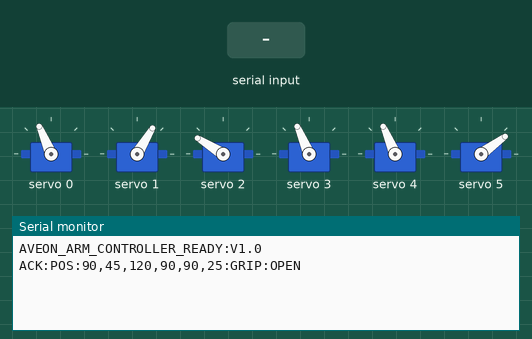
Simulated run of this sketch. Board: Arduino Uno, built with avr-gcc and run on an emulated ATmega328P. Parts: 6 × servo, the last lines printed to the serial monitor. The test bench sets the inputs (shaded band).

Above: at 1.6 s.
1.7 s: "<STOP,1>" received over Serial
At 2.4 s:
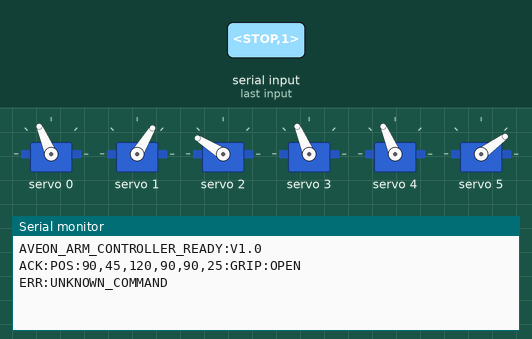
3.2 s: "<STOP>" received over Serial
At 4.3 s:
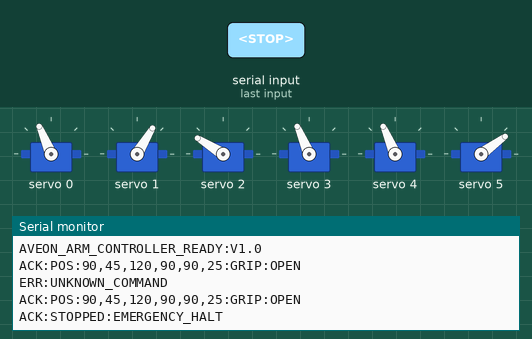
4.7 s: "<CMD,>" received over Serial
At 4.91 s:
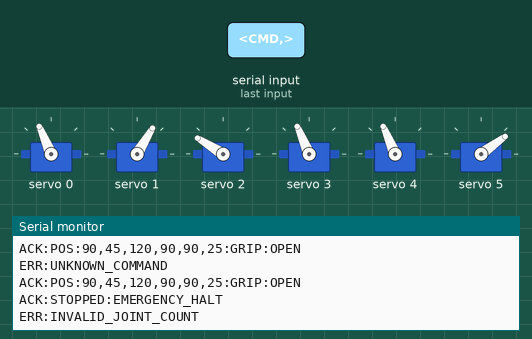

Measured:
- after the input at 1.7 s, the serial monitor: prints a new line at once (image 1)
- after the input at 3.2 s, the serial monitor: prints a new line at once (image 2)
- after the input at 4.7 s, the serial monitor: prints a new line at once (image 3)

The sketch:

arduino_arm_controller.ino
```cpp
/*
 * ==============================================================================
 * AVEON - Robotic Arm Firmware (Arduino Uno R3)
 * Target: Arduino Uno R3 / Nano (ATmega328P @ 16MHz)
 * Baud Rate: 115200 baud
 * Actuators: 6-DOF (J1: MG90 Base, J2: MG90 Shoulder, J3: MG90 Elbow,
 *                   J4: SG90 Wrist Pitch, J5: SG90 Wrist Roll, J6: SG90 Gripper)
 * Drivers Supported:
 *   1) PCA9685 16-Channel 12-bit PWM Driver over I2C (Address 0x40)
 *   2) Direct Arduino PWM Pins / Sensor Shield V4
 * ==============================================================================
 */

#include <Arduino.h>
#include <Wire.h>

// Set to 1 to use PCA9685 I2C PWM Driver (Recommended)
// Set to 0 to use Direct Arduino Servo Library on PWM pins (3, 5, 6, 9, 10, 11)
#define USE_PCA9685 1

#if USE_PCA9685
  #include <Adafruit_PWMServoDriver.h>
  Adafruit_PWMServoDriver pwm = Adafruit_PWMServoDriver(0x40);
  #define SERVOMIN  125 // 0 degrees (pulse length in ticks at 50Hz)
  #define SERVOMAX  575 // 180 degrees (pulse length in ticks at 50Hz)
#else
  #include <Servo.h>
  Servo servos[6];
  const int SERVO_PINS[6] = {3, 5, 6, 9, 10, 11};
#endif

// Mechanical Safety Limits (Degrees)
const float JOINT_MIN[6] = {  0.0,  15.0,   0.0,   0.0,   0.0,  20.0};
const float JOINT_MAX[6] = {180.0, 165.0, 180.0, 180.0, 180.0, 110.0};

// Home Pose (Degrees)
const float HOME_POSE[6] = {90.0, 45.0, 120.0, 90.0, 90.0, 25.0};

// Kinematic State
float currentAngles[6] = {90.0, 45.0, 120.0, 90.0, 90.0, 25.0};
float startAngles[6]   = {90.0, 45.0, 120.0, 90.0, 90.0, 25.0};
float targetAngles[6]  = {90.0, 45.0, 120.0, 90.0, 90.0, 25.0};

// Gripper state: 0 = Closed (100°), 1 = Open (25°)
bool gripperOpen = true;

// Trajectory Interpolation Engine
bool isMoving = false;
unsigned long moveStartTime = 0;
unsigned long moveDurationMs = 1200; // default duration per movement segment

// Serial Packet Parsing Buffer
const int BUFFER_SIZE = 64;
char rxBuffer[BUFFER_SIZE];
int rxIndex = 0;
bool packetReady = false;

// Convert degrees (0-180) to PCA9685 PWM pulse ticks
int angleToPulse(float angle) {
  angle = constrain(angle, 0.0, 180.0);
  return map((int)(angle * 10), 0, 1800, SERVOMIN, SERVOMAX);
}

// Low-level hardware output
void writeServoAngle(int jointIndex, float angle) {
  angle = constrain(angle, JOINT_MIN[jointIndex], JOINT_MAX[jointIndex]);

#if USE_PCA9685
  pwm.setPWM(jointIndex, 0, angleToPulse(angle));
#else
  servos[jointIndex].write((int)round(angle));
#endif
}

// Emergency stop: detach / stop PWM immediately
void emergencyStopAll() {
  isMoving = false;
#if USE_PCA9685
  for (int i = 0; i < 6; i++) {
    pwm.setPWM(i, 0, 0); // 0 duty cycle detaches servo
  }
#else
  for (int i = 0; i < 6; i++) {
    if (servos[i].attached()) {
      servos[i].detach();
    }
  }
#endif
  Serial.println(F("ACK:STOPPED:EMERGENCY_HALT"));
}

// Re-attach / energize servos
void reattachServos() {
#if USE_PCA9685
  for (int i = 0; i < 6; i++) {
    writeServoAngle(i, currentAngles[i]);
  }
#else
  for (int i = 0; i < 6; i++) {
    if (!servos[i].attached()) {
      servos[i].attach(SERVO_PINS[i]);
    }
    writeServoAngle(i, currentAngles[i]);
  }
#endif
}

// Send Deterministic Telemetry Packet
void sendTelemetryAck() {
  Serial.print(F("ACK:POS:"));
  for (int i = 0; i < 6; i++) {
    Serial.print((int)round(currentAngles[i]));
    if (i < 5) Serial.print(F(","));
  }
  Serial.print(F(":GRIP:"));
  Serial.println(gripperOpen ? F("OPEN") : F("CLOSED"));
}

// Initiate smooth interpolated motion
void startMoveTo(float j1, float j2, float j3, float j4, float j5, float j6, unsigned long durationMs = 1000) {
  reattachServos();
  for (int i = 0; i < 6; i++) {
    startAngles[i] = currentAngles[i];
  }
  targetAngles[0] = constrain(j1, JOINT_MIN[0], JOINT_MAX[0]);
  targetAngles[1] = constrain(j2, JOINT_MIN[1], JOINT_MAX[1]);
  targetAngles[2] = constrain(j3, JOINT_MIN[2], JOINT_MAX[2]);
  targetAngles[3] = constrain(j4, JOINT_MIN[3], JOINT_MAX[3]);
  targetAngles[4] = constrain(j5, JOINT_MIN[4], JOINT_MAX[4]);
  targetAngles[5] = constrain(j6, JOINT_MIN[5], JOINT_MAX[5]);

  moveStartTime = millis();
  moveDurationMs = max(durationMs, 100UL);
  isMoving = true;
}

// Parse deterministic ASCII protocol frame: <CMD,J1,J2,J3,J4,J5,J6>, <HOME>, <GRIP,OPEN>, <STOP>
void parseCommandPacket(char* packet) {
  // Remove leading '<' and trailing '>'
  if (packet[0] == '<') packet++;
  int len = strlen(packet);
  if (len > 0 && packet[len - 1] == '>') {
    packet[len - 1] = '\0';
  }

  // 1. EMERGENCY STOP
  if (strcmp(packet, "STOP") == 0) {
    emergencyStopAll();
    return;
  }

  // 2. RETURN HOME
  if (strcmp(packet, "HOME") == 0) {
    gripperOpen = true;
    startMoveTo(HOME_POSE[0], HOME_POSE[1], HOME_POSE[2], HOME_POSE[3], HOME_POSE[4], HOME_POSE[5], 1200);
    sendTelemetryAck();
    return;
  }

  // 3. GRIPPER CONTROL
  if (strncmp(packet, "GRIP,", 5) == 0) {
    char* arg = packet + 5;
    if (strcmp(arg, "OPEN") == 0) {
      gripperOpen = true;
      startMoveTo(currentAngles[0], currentAngles[1], currentAngles[2], currentAngles[3], currentAngles[4], 25.0, 500);
    } else if (strcmp(arg, "CLOSE") == 0) {
      gripperOpen = false;
      startMoveTo(currentAngles[0], currentAngles[1], currentAngles[2], currentAngles[3], currentAngles[4], 95.0, 500);
    }
    sendTelemetryAck();
    return;
  }

  // 4. COORDINATE MOVE: CMD,j1,j2,j3,j4,j5,j6
  if (strncmp(packet, "CMD,", 4) == 0) {
    char* token = strtok(packet + 4, ",");
    float parsedJoints[6];
    int count = 0;
    while (token != NULL && count < 6) {
      parsedJoints[count++] = atof(token);
      token = strtok(NULL, ",");
    }

    if (count == 6) {
      startMoveTo(parsedJoints[0], parsedJoints[1], parsedJoints[2],
                  parsedJoints[3], parsedJoints[4], parsedJoints[5], 1000);
      sendTelemetryAck();
    } else {
      Serial.println(F("ERR:INVALID_JOINT_COUNT"));
    }
    return;
  }

  Serial.println(F("ERR:UNKNOWN_COMMAND"));
}

void setup() {
  Serial.begin(115200);
  while (!Serial && millis() < 2000); // Allow USB connection

#if USE_PCA9685
  Wire.begin();
  pwm.begin();
  pwm.setOscillatorFrequency(27000000);
  pwm.setPWMFreq(50); // Standard analog/digital servo 50Hz update rate
  Wire.setClock(400000); // Fast 400kHz I2C bus
#else
  for (int i = 0; i < 6; i++) {
    servos[i].attach(SERVO_PINS[i]);
  }
#endif

  // Move directly to Home pose at startup
  for (int i = 0; i < 6; i++) {
    currentAngles[i] = HOME_POSE[i];
    writeServoAngle(i, currentAngles[i]);
  }

  delay(400);
  Serial.println(F("AVEON_ARM_CONTROLLER_READY:V1.0"));
  sendTelemetryAck();
}

void loop() {
  // 1. Non-blocking Serial Packet Collector
  while (Serial.available() > 0) {
    char c = (char)Serial.read();
    if (c == '<') {
      rxIndex = 0;
      rxBuffer[rxIndex++] = c;
    } else if (c == '>') {
      if (rxIndex < BUFFER_SIZE - 1) {
        rxBuffer[rxIndex++] = c;
        rxBuffer[rxIndex] = '\0';
        packetReady = true;
      }
    } else if (c == '\n' || c == '\r') {
      // Ignore newlines
    } else {
      if (rxIndex < BUFFER_SIZE - 1) {
        rxBuffer[rxIndex++] = c;
      }
    }

    if (packetReady) {
      parseCommandPacket(rxBuffer);
      packetReady = false;
      rxIndex = 0;
    }
  }

  // 2. Non-blocking Sinusoidal Trajectory Interpolation Engine
  if (isMoving) {
    unsigned long elapsed = millis() - moveStartTime;
    if (elapsed >= moveDurationMs) {
      // Reached destination
      for (int i = 0; i < 6; i++) {
        currentAngles[i] = targetAngles[i];
        writeServoAngle(i, currentAngles[i]);
      }
      isMoving = false;
      sendTelemetryAck();
    } else {
      // Sinusoidal ease-in-out formula: ease = (1 - cos(pi * t)) / 2
      float t = (float)elapsed / (float)moveDurationMs;
      float ease = (1.0 - cos(3.14159265 * t)) * 0.5;

      for (int i = 0; i < 6; i++) {
        currentAngles[i] = startAngles[i] + (targetAngles[i] - startAngles[i]) * ease;
        writeServoAngle(i, currentAngles[i]);
      }
    }
  }

  // 3. Periodic Background Heartbeat (every 2500ms)
  static unsigned long lastHeartbeat = 0;
  if (!isMoving && millis() - lastHeartbeat > 2500) {
    lastHeartbeat = millis();
    sendTelemetryAck();
  }
}
```
